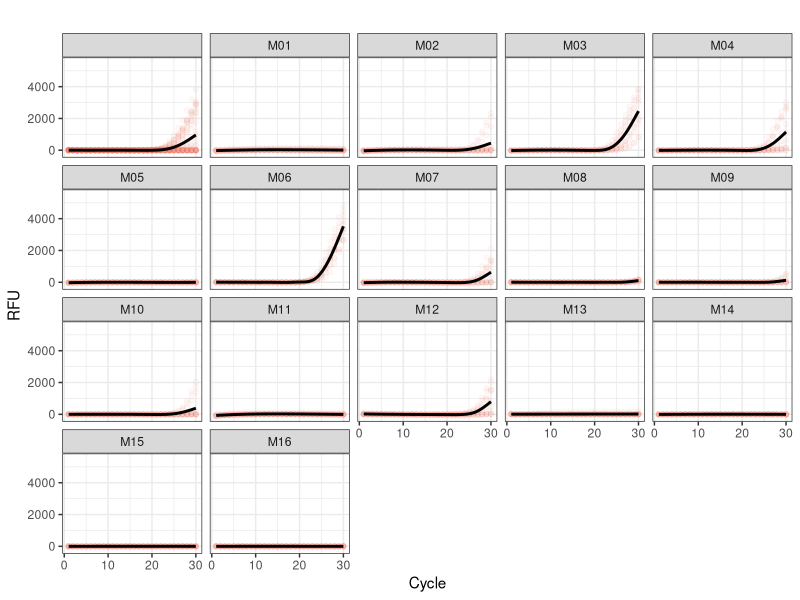

This chart was generated by the following R code: (Note: this script raises an error after producing the figure.)
## ---- chunk 1
set.seed(123)

# Load required packages
library(knitr)
library(ggplot2)
library(reshape2)
library(dplyr)
library(plyr)

knitr::opts_chunk$set(
  echo = TRUE,
  message = FALSE,
  warning = FALSE,
  fig.path = "../output/figures/"
)

# Helper function: standard error
st.err <- function(x) {
  sd(x, na.rm = TRUE) / sqrt(sum(!is.na(x)))
}
## ---- chunk 2
qPCR.data=read.csv("data/raw/Quantification_Amplification_Results_SYBR.csv", header=T)
qPCR.data$Cycle=as.numeric(as.character(qPCR.data$Cycle))
qPCR.data$Site_ID <- as.character(qPCR.data$Site_ID)
## ---- chunk 3
qPCR.sample.data=subset(qPCR.data, Region !="Control")
amp.plot=ggplot(qPCR.sample.data, aes(x=Cycle, y=value)) + geom_point(alpha=0.05) + geom_smooth(method="gam", se=T, na.rm=T, color="black") + labs(x="Cycle", y="RFU", title=" ") + facet_wrap(~Site_ID)  + aes(color=Region)  + theme_bw() + guides(color=guide_legend(override.aes=list(fill=NA))) + theme(legend.position = "none")

amp.plot
## ---- chunk 4
Cq.data=read.csv("data/raw/Quantification_Cq_Results_SYBR.csv", header=T)
Cq.data$Cq.Mean=as.numeric(Cq.data$Cq.Mean)
Cq.data$Cq=as.numeric(Cq.data$Cq)
## ---- chunk 5
Cq=subset(Cq.data, Atoll=="Majuro")
Cq.narm <- Cq[!is.na(Cq$Site_ID) & Cq$Site_ID != "", ] #Remove passively sampled opportunistic sites without ID

# methodological constants
template_vol_ul <- 1      # µL template added to qPCR reaction
elution_vol_ul  <- 100    # µL total extract volume
water_filtered_L <- 2     # L seawater filtered

# conversion factor
conv_factor <- (elution_vol_ul / template_vol_ul) / water_filtered_L

Cq.narm$copies_per_L <- Cq.narm$SQ.Mean * conv_factor

#format data frame
target.eDNA=as.data.frame(Cq.narm)
target.eDNA=arrange(target.eDNA, Site_ID) ##order by Site
target.eDNA= target.eDNA %>% dplyr::select(Sample, Replicate, Site_ID, qPCR_presence, SQ.Mean, copies_per_L)

site_concentrations=ddply(target.eDNA, .(Site_ID), summarise, copies_uL=mean(SQ.Mean)/template_vol_ul, copies_uL_SE=st.err(SQ.Mean)/template_vol_ul, copies_L=mean(copies_per_L), copies_L_SE=st.err(copies_per_L))

write.csv(
  site_concentrations,
  file = "data/processed/2DNAcopies_site.csv",
  row.names = FALSE
)
## ---- chunk 6
blast.table=read.csv("data/raw/ONT_MINION_blastn_table.csv", header=T) 
blast.table$totalreads=sum(blast.table$reads)
blast.table$propreads=blast.table$reads/blast.table$totalreads

blast.table=ddply(blast.table, .(Organism), summarise, read_prop=sum(propreads))
## ---- chunk 7
propreads=ggplot(blast.table, aes(x=Organism, y = read_prop, fill=Organism)) +
  ylim(0, 1) +
  geom_bar(stat='identity', size = 1, position = position_dodge()) +
  ylab("Read proportion") +
  xlab(" ") +
  theme_bw() +
  theme(axis.text.x=element_text(angle=45, hjust=1, vjust=1, size=10, color="black"),
        axis.ticks.x=element_line(color="black", size=0.5, linetype="solid"),
        axis.line.x=element_blank()) + scale_y_sqrt()
propreads
## ---- chunk 8
##IDENTIFY CONTAMINATED SAMPLES
Cq.neg=subset(Cq.data, Region=="Control")
contamination=subset(Cq.neg, Cq.Mean>0 & Site_ID=="EB")
contaminated=unique(contamination$SampleID)
if(length(contaminated) > 0){
  print(paste(contaminated, "is contaminated. Check the corresponding site!"))
}
## ---- chunk 9
sessionInfo()
